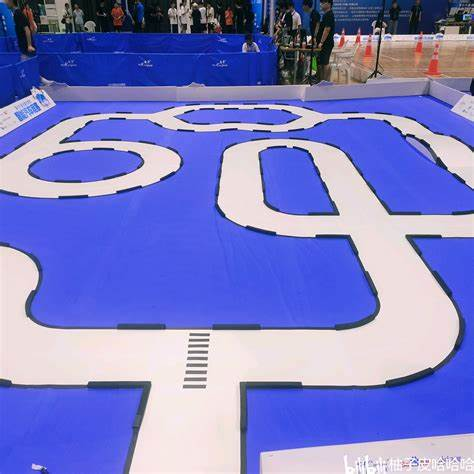
//> input picture imgs/0.jpg, 474 x 474 px
$ ./main   (built with g++ and OpenCV 4)
//> lines starting //> are read from the running program, lines starting //| are printed output that depends on the picture; after the words box and inside, x2 and y2 are one past the last pixel; in counts of white or black regions, pixels touching at a corner belong together
//TODO:取到合理的差比和的阈值
//TODO:寻找更合理的方法寻中线
//TODO:考虑不采用二值化的方式而直接通过灰度图探测道路线，比如差比和differenceSum
#include <iostream>
#include <chrono>
#include "opencv2/opencv.hpp"
#include "opencv2/imgproc/imgproc.hpp"
using namespace cv;
using namespace std;

int showDuration(int (*functionPtr)(Mat &img,Point leftEdge[],int leftEdgeNum,Point midline[],int num),Mat &img,Point leftEdge[],int leftEdgeNum,Point midline[],int num);
Mat baseImgGrey(Mat &img);
Mat Compress(Mat &imgGray);
Mat threshold(Mat &imgGray,int thresh);
Mat adaptiveThreshold(Mat &imgGray);
Mat otsuThreshold(Mat &imgGray);
Mat erode(Mat &imgThreshold);
int differenceSum(int pixel1,int pixel2);
int differenceSumThreshold(Mat &imgGray,int period,int diff);
int leftEdgeDetectWithBinary(Mat &img,Point leftEdge[]);
int leftEdgeDetectWithDifferenceSum(Mat &img,Point leftEdge[],int threshold,int period=5);
int midlineDetectWithAve(Mat &img,Point leftEdge[],int leftEdgeNum,Point midline[],int num);
int midlineDetectWithVertical(Mat &img,Point leftEdge[],int leftEdgeNum,Point midline[],int num);
int midlineDetectWithCurveFitting(Mat &img,Point leftEdge[],int leftEdgeNum,Point midline[],int num);
double calculateErrors(Point midline[],int midlineNum);
// Mat skeletonizeWithZhangSuen(Mat &img);//Zhang-Suen细化算法
int main(){

	// Mat img=imread("imgs/straight.jpg");//之后做了灰度变换和腐蚀处理但寻中线midlineNum=midlineDetectWithCurveFitting函数只能使用的img才正确，为什么？
	// Mat img=imread("imgs/twists.jpg");
	Mat img=imread("imgs/0.jpg");
//> img is the input picture: 474 rows x 474 cols, CV_8UC3; mean B, G, R 196.2, 126.5, 123.7
	// Mat img=imread("imgs/p25.bmp");
	if(img.empty()){
		cout<<"image is empty or the path is invalid"<<endl;
		return 1;
	}
	// {
	// 	circle(img,Point{img.cols/2,img.rows/2},1,Scalar(255,0,0),2);
	// }

	Mat imgGray=baseImgGrey(img);
	// Mat imgGray=img.clone();
	Mat imgThreshold=otsuThreshold(imgGray);
	// Mat imgThreshold=threshold(imgGray,130);
	Mat imgErode=erode(imgThreshold);


	Point leftEdge[1000];
	int leftEdgeNum=leftEdgeDetectWithBinary(imgErode,leftEdge);
	// int leftEdgeNum=leftEdgeDetectWithDifferenceSum(imgGray,leftEdge,differenceSumThreshold(imgGray,2,20),2);//在这里传入imgGray却不行，为什么？

	{
		cout<<"leftEdgeNum:"<<leftEdgeNum<<endl;
	}

	for(int i=0;i<leftEdgeNum;i++){
		circle(img,leftEdge[i],1,Scalar(0,0,255),2);
	}//画出左边界点
	Point midline[leftEdgeNum];


	int midlineNum=midlineDetectWithCurveFitting(imgErode,leftEdge,leftEdgeNum,midline,10);
	// int midlineNum=midlineDetectWithAve(imgErode,leftEdge,leftEdgeNum,midline,10);
	// int midlineNum=midlineDetectWithVertical(imgErode,leftEdge,leftEdgeNum,midline,10);


	// // int midlineNum=showDuration(midlineDetectWithAve,imgErode,leftEdge,leftEdgeNum,midline,1);

	{
		cout<<"midlineNum:"<<midlineNum<<endl;
	}
	for(int i=0;i<midlineNum;i++){
		circle(img,midline[i],1,Scalar(0,255,0),2);
	}//画出中线点

	// [4 lines of commented-out code are left out]


	imshow("img00",imgErode);
	waitKey(0);
	imshow("img0",imgGray);
	waitKey(0);
	imshow("imgThreshold",img);
	waitKey(0);


	// [41 lines of commented-out code are left out]


	destroyAllWindows();
	return 0;
}
// [11 lines left out: function showDuration, not called in this run]

//读入图片并转换为灰度图
Mat baseImgGrey(Mat &img){
	Mat imgGray=Mat::zeros(img.size(),img.type());
	if(img.empty()){
		cout<<"Error: Image cannot be loaded"<<endl;
		return Mat();
	}
	cvtColor(img,imgGray,COLOR_BGR2GRAY);
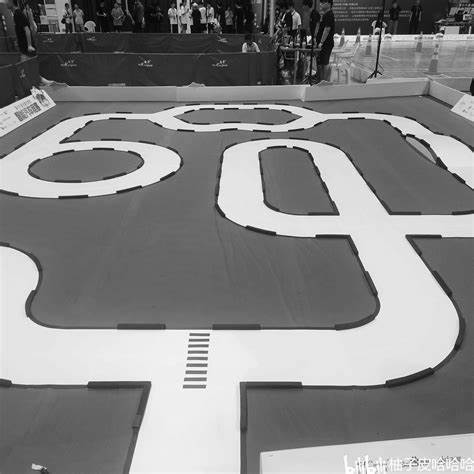
//> imgGray: 474 rows x 474 cols, CV_8UC1; min 0, max 255, mean 133.6
	return imgGray;
}
//压缩图片
// [47 lines left out: functions Compress, threshold, adaptiveThreshold, not called in this run]

//大津法阈值分割
Mat otsuThreshold(Mat &imgGray){
	Mat imgThreshold=Mat::zeros(imgGray.size(),imgGray.type());
	int hist[256]={0};//存储灰度直方图
	for(int i=0;i<imgGray.rows;i++){
		for(int j=0;j<imgGray.cols;j++){
			hist[imgGray.at<uchar>(i,j)]++;
		}
	}//计算灰度直方图
//> after the loop, hist = 256 values, max 10922 at index 228, min 11 at index 0, mean 877.6
	int total=imgGray.rows*imgGray.cols;//总像素点
//> total = 224676
	float sum=0;//总灰度值
	for(int i=0;i<256;i++){
		sum+=i*hist[i];
	}//计算总灰度值
//> this loop made 256 passes
//> sum on passes 1 to 3: 0, 60, 236
//> after the loop, sum = 30020818
	float sumB=0;//前景灰度值
	int wB=0;//前景像素点数
	int wF=0;//背景像素点数
	float varMax=0;//最大类间方差
	int threshold=0;//最大类间方差对应的阈值

	//前景是灰度值等于i的像素点，背景是灰度值不等于i的像素点
	//遍历每个灰度值，比较前景背景类间方差，取最大的类间方差对应的灰度值为阈值
	for(int i=0;i<256;i++){
		wB+=hist[i];//前景像素点数
		if(wB==0){
			continue;
		}
		wF=total-wB;//背景像素点数
		if(wF==0){
			break;
		}
		sumB+=i*hist[i];//前景灰度值
		float mB=sumB/wB;//前景灰度均值
		float mF=(sum-sumB)/wF;//背景灰度均值
		float varBetween=wB*wF*(mB-mF)*(mB-mF);//前景背景类间方差
		if(varBetween>varMax){
			varMax=varBetween;
			threshold=i;
		}//更新最大类间方差
	}
//> this loop made 256 passes
//> (wB, wF, sumB, mB, mF, varMax) on passes 1 to 12: (11, 224665, 0, 0, 133.6, 4.41e+10), (71, 224605, 60, 0.845, 133.7, 2.81e+11), (159, 224517, 236, 1.48, 133.7, 6.24e+11), (228, 224448, 443, 1.94, 133.8, 8.89e+11), (312, 224364, 779, 2.5, 133.8, 1.21e+12), (419, 224257, 1314, 3.14, 133.9, 1.61e+12), (537, 224139, 2022, 3.77, 133.9, 2.04e+12), (710, 223966, 3233, 4.55, 134, 2.67e+12), (861, 223815, 4441, 5.16, 134.1, 3.2e+12), (1087, 223589, 6475, 5.96, 134.2, 4e+12), (1365, 223311, 9255, 6.78, 134.4, 4.96e+12), (1637, 223039, 12247, 7.48, 134.5, 5.89e+12)
//> (wB, wF, sumB, mB, mF, varBetween) on passes 34 to 39: (10290, 214386, 212064, 20.61, 139, -2.93e+13), (10858, 213818, 231376, 21.31, 139.3, -2.75e+13), (11430, 213246, 251396, 21.99, 139.6, -2.57e+13), (12132, 212544, 276668, 22.8, 139.9, -2.36e+13), (12840, 211836, 302864, 23.59, 140.3, -2.14e+13), (13577, 211099, 330870, 24.37, 140.6, -1.93e+13)
//> after the loop, wB = 224676; sumB = 30017248; varMax = 3.86e+13; threshold = 195
	for(int i=0;i<imgGray.rows;i++){
		for(int j=0;j<imgGray.cols;j++){
			if(imgGray.at<uchar>(i,j)>threshold){
				imgThreshold.at<uchar>(i,j)=255;
			}else{
				imgThreshold.at<uchar>(i,j)=0;
			}
		}
	}//二值化
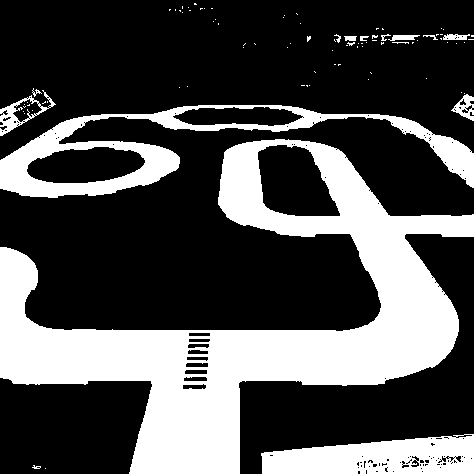
//> imgThreshold: 474 rows x 474 cols, CV_8UC1; 30.6% white; 88 white regions (73 under 20 px), largest, box (x1, y1, x2, y2) and area: (0, 139, 474, 474) 51020, (0, 105, 474, 198) 9958, (261, 434, 474, 474) 6284
	return imgThreshold;
}
//腐蚀
Mat erode(Mat &imgThreshold){
	Mat imgErode=Mat::zeros(imgThreshold.size(),imgThreshold.type());
	for(int i=1;i<imgThreshold.rows;i++){
		for(int j=1;j<imgThreshold.cols;j++){
			if(imgThreshold.at<uchar>(i,j)==255){
				if(imgThreshold.at<uchar>(i-1,j)==0||imgThreshold.at<uchar>(i+1,j)==0||imgThreshold.at<uchar>(i,j-1)==0||imgThreshold.at<uchar>(i,j+1)==0){
					imgErode.at<uchar>(i,j)=0;
				}else{
					imgErode.at<uchar>(i,j)=255;
				}
			}else{
				imgErode.at<uchar>(i,j)=0;
			}
		}
	}
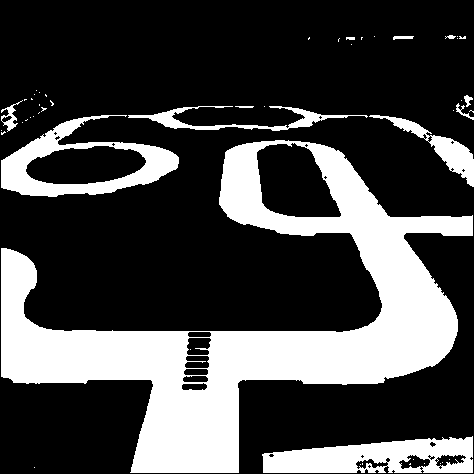
//> imgErode: 474 rows x 474 cols, CV_8UC1; 27.7% white; 50 white regions (38 under 20 px), largest, box (x1, y1, x2, y2) and area: (1, 140, 473, 473) 48302, (262, 436, 473, 473) 5300, (1, 115, 179, 197) 5008
	return imgErode;
}
//二值化寻左线
int leftEdgeDetectWithBinary(Mat &img,Point leftEdge[]){
	int leftEdgeNum=0;
	const Point directions[]={Point(1,0),Point(1,-1),Point(0,-1),Point(-1,-1),Point(-1,0),Point(-1,1),Point(0,1),Point(1,1)};//八邻域，逆时针，从正右开始
	int currentDirection=0;//当前方向
	bool stopFlag=false;//停止标志
	int counts=0;//计数器
	Point rootPoint;//根点
	Point currentPoint;//当前点，x为列，y为行，注意和img.at<>中的顺序不同
	//找到第一个左边界点
	for(int i=img.cols/2;i>0;i--){
		if(img.at<uchar>(img.rows-2,i)==0){//img.at<uchar>(,)，第一个参数是行，第二个参数是列
			leftEdge[leftEdgeNum].x=i;
			leftEdge[leftEdgeNum].y=img.rows-2;
			leftEdgeNum++;
			rootPoint.x=i;
			rootPoint.y=img.rows-2;
			{
				cout<<"rootPoint:"<<rootPoint.x<<","<<rootPoint.y<<endl;
			}

			break;
		}
	}//找到第一个左边界点
//> after the loop, leftEdgeNum = 1
	while(!stopFlag&&leftEdgeNum<1000){
		for(counts=0;counts<8;counts++){//循环八次进行跟踪
			if(currentDirection>=8){
				currentDirection-=8;
			}
			if(currentDirection<0){
				currentDirection+=8;
			}//防止数组越界
			currentPoint=Point{rootPoint.x+directions[currentDirection].x,rootPoint.y+directions[currentDirection].y};//跟踪
			cout<<"currentPoint:"<<currentPoint.x<<","<<currentPoint.y<<endl;
			if(currentPoint.x>0&&currentPoint.y>0&&currentPoint.x<img.cols-1&&currentPoint.y<img.rows-1){//在图像内
				if(img.at<uchar>(currentPoint.y,currentPoint.x)==0){//是边界点
					if(currentPoint.x>=img.cols-2||currentPoint.x<=2){//到达图像左边缘，跟踪结束
						stopFlag=true;
						break;
					}
					leftEdge[leftEdgeNum].x=currentPoint.x;
					leftEdge[leftEdgeNum].y=currentPoint.y;
					leftEdgeNum++;
					currentDirection-=2;//防止重复跟踪
					rootPoint=currentPoint;//根点更新
					break;
				}
			}
			currentDirection++;//方向顺时针旋转
		}
		if(counts==8){//跟踪了八次，没有找到边界点，说明跟踪结束，找到了一个左边界
			stopFlag=true;
		}//跟踪结束，找到了一个左边界，跳出循环，开始下一次跟踪
	}
//> this loop made 242 passes
//> (currentDirection, rootPoint) on passes 1 to 3: (-1, Point(130, 471)), (0, Point(130, 470)), (0, Point(130, 469))
//| leftEdgeNum:242
//> after the loop in main, `for(int i=0;i<leftEdgeNum;i++)`:
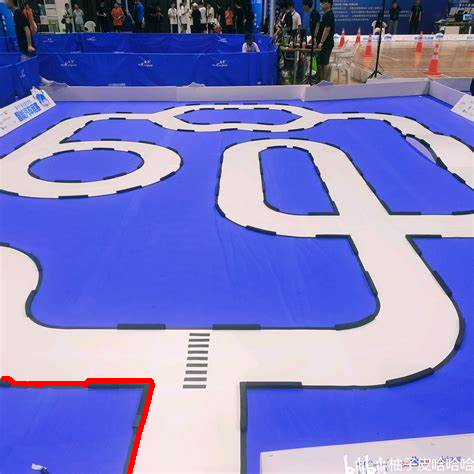
//> img: 474 rows x 474 cols, CV_8UC3; 0.58% of pixels changed, all inside (x1, y1, x2, y2) = (1, 376, 155, 474)


	return leftEdgeNum;
}
//差比和算法
// [165 lines left out: functions differenceSum, differenceSumThreshold, leftEdgeDetectWithDifferenceSum, midlineDetectWithAve, midlineDetectWithVertical, not called in this run]

//取左线num个点拟合直线再做垂线交右线于另一点，取中点做中线的点，有误差待处理，仍偏向一侧，弯道效果非常不好，原因猜测是最小二分拟合不适用于曲线，考虑使用其他方法进行拟合（如霍夫变换等）
int midlineDetectWithCurveFitting(Mat &img,Point leftEdge[],int leftEdgeNum,Point midline[],int num){//求左线num个点的拟合直线的垂线，求垂线与右线的交点，求交点的中点，作为中线的点
//> called with leftEdgeNum = 242, num = 10
	int midlineNum=0;
	//y=kx+c
	double k=0;//左线拟合直线的垂线方程的斜率
	double c=0;//左线拟合直线的垂线方程的常数项
	int m1=0,m2=0,m3=0,m4=0,m5=0;//最小二乘拟合直线所需参数

	for(int i=0;i<leftEdgeNum-num;i+=num){
		//将参数初始化为0
		m1=0;
		m2=0;
		m3=0;
		m4=0;
		m5=0;
		//求参数
		for(int d=0;d<num;d++){
			m1+=leftEdge[i+d].x*leftEdge[i+d].y;//x*y的和
			m2+=leftEdge[i+d].x;//x的和
			m3+=leftEdge[i+d].y;//y的和
			m4+=leftEdge[i+d].x*leftEdge[i+d].x;//x平方的和
		}
		m5=m2*m2;//x和的平方
		if((num*m1-m2*m3)==0){//垂线不存在，向上寻找交点
			for(int j=leftEdge[i].y;j>0;j--){
				if(j>=img.rows-1){
				break;//与边界的交点不在图像内，跳过
				}
				if(img.at<uchar>(j,leftEdge[i].x)==0&&(leftEdge[i].y-j>=20)){//按垂线找到与右线的交点，交点坐标为(leftEdge[i].x+j,k*(leftEdge[i].x)+c)
					midline[midlineNum].x=leftEdge[i].x;
					midline[midlineNum].y=(leftEdge[i].y+j)/2;
					midlineNum++;
					break;
				}
			}
			continue;
		}
		k=-(double)(num*m4-m5)/(double)(num*m1-m2*m3);//拟合直线的垂线的斜率
		c=(m3-k*m2)/num;//拟合直线的曲线的垂线的常数项
		int x0;
		int y0;
		for(int j=leftEdge[i].x+1;j<img.cols;j++){
			x0=j;
			y0=k*x0+c;
			if(y0>=img.rows-1||x0>=img.cols-1){
				continue;//垂线与右线的交点不在图像内，跳过
			}

			if(img.at<uchar>(y0,x0)==0&&(x0-leftEdge[i].x>=20)){//按垂线找到与右线的交点，交点坐标为(j,k*(leftEdge[i].x)+c)
				midline[midlineNum].x=(leftEdge[i].x+x0)/2;
				midline[midlineNum].y=(leftEdge[i].y+y0)/2;
				midlineNum++;
				break;
			}
		}
	}
//> this loop made 24 passes
	int midlineNumDel[midlineNum];//记录需要删除的点的序号
	int midlineNumDelNum=0;//记录需要删除的点的数量
	for(int z=1;z<midlineNum-1;z++){
		//去除相邻距离过远的点（因为无法判断法线方向，索性去除）
		//错误的中心点必然距离相邻点过远，所以记录下来，最后删除
		//多增加了一些计算，相比之下降低了效率，减小了误差，但考虑到实际应用中中心点数量(midlineNum)较小，计算次数较少，可以接受
		if((((midline[z].x-midline[z-1].x)*(midline[z].x-midline[z-1].x)+(midline[z].y-midline[z-1].y)*(midline[z].y-midline[z-1].y))>150)&&(((midline[z].x-midline[z+1].x)*(midline[z].x-midline[z+1].x)+(midline[z].y-midline[z+1].y)*(midline[z].y-midline[z+1].y))>150)){
			midlineNumDel[midlineNumDelNum]=z;
			midlineNumDelNum++;
			cout<<"delete:"<<z<<endl;
		}
	}
//> this loop made 17 passes
//| delete:6
//| delete:12
//| delete:17
	for(int z=1;z<midlineNumDelNum-1;z++){//删除错误的中心点，即赋值为相邻点的中点
		// midline[midlineNumDel[z]].x=midline[midlineNumDel[z]+1].x;
		// midline[midlineNumDel[z]].y=midline[midlineNumDel[z]+1].y;

		midline[midlineNumDel[z]].x=(midline[midlineNumDel[z]-1].x+midline[midlineNumDel[z]+1].x)/2;
		midline[midlineNumDel[z]].y=(midline[midlineNumDel[z]-1].y+midline[midlineNumDel[z]+1].y)/2;
	}
//> this loop made 1 pass
//| midlineNum:19
//> the loop in main, `for(int i=0;i<midlineNum;i++)` made 19 passes
//> after the loop in main, `for(int i=0;i<midlineNum;i++)`:
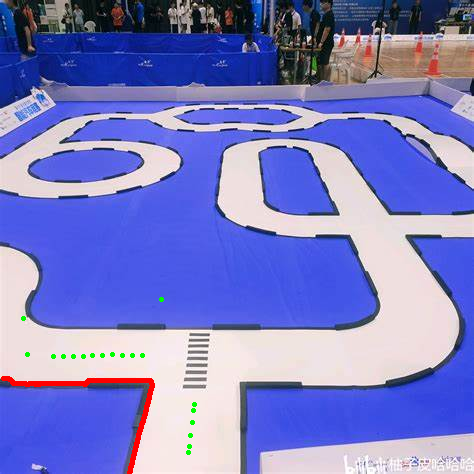
//> img: 474 rows x 474 cols, CV_8UC3; 0.18% of pixels changed, all inside (x1, y1, x2, y2) = (21, 297, 197, 455)
	return midlineNum;
}
//errors为正即右偏，为负即左偏
// [10 lines left out: function calculateErrors, not called in this run]
